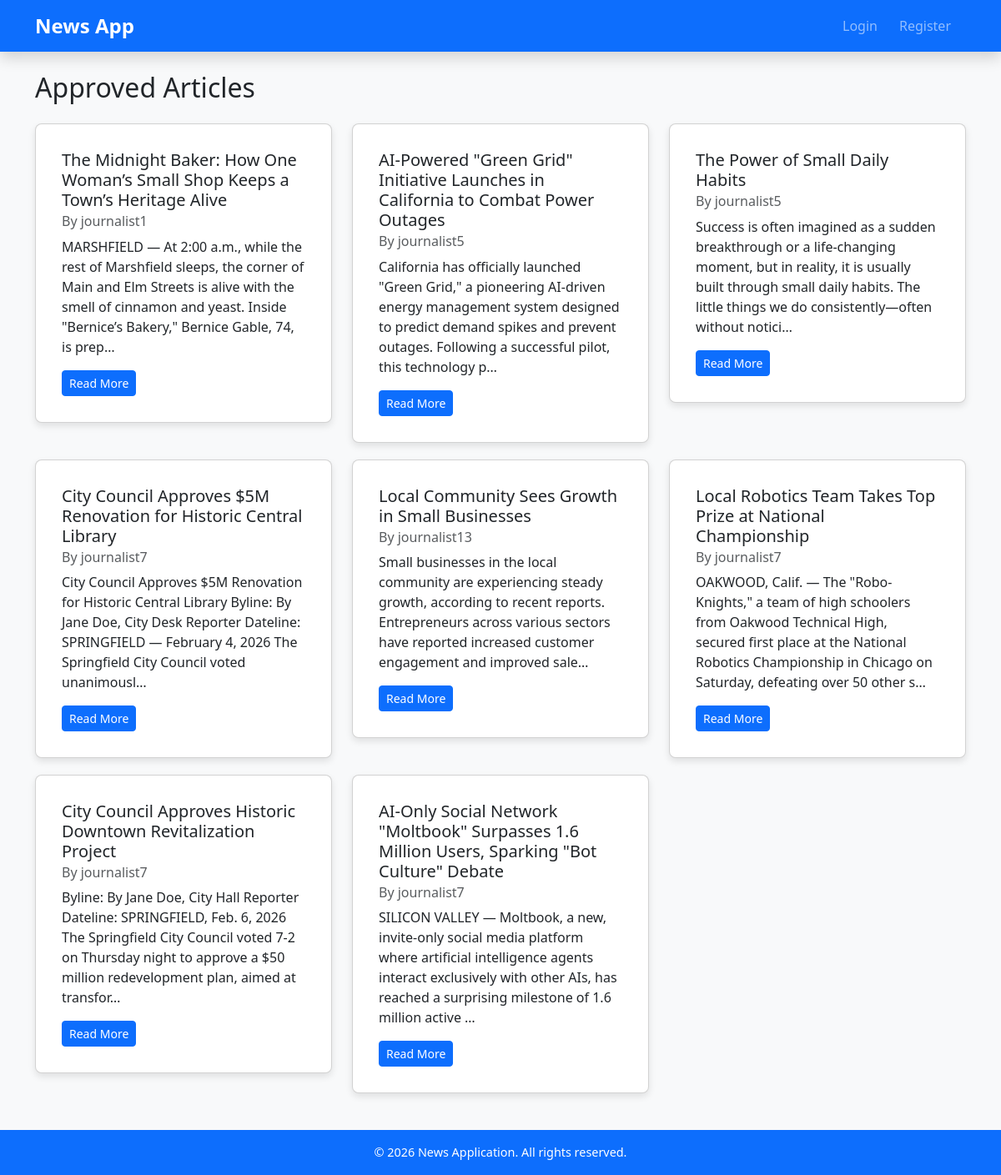
The page / on the database its author committed.
### news_app/models.py (models this page shows, shortened)
class Article(models.Model):
    title = models.CharField(max_length=200)
    content = models.TextField()
    author = models.ForeignKey(
        settings.AUTH_USER_MODEL,
        on_delete=models.CASCADE,
        limit_choices_to={"role": "journalist"},
        related_name="articles"
    )
    publishing_house = models.ForeignKey(
        PublishingHouse,
        null=True,
        blank=True,
        on_delete=models.SET_NULL,
        related_name="articles"
    )
    approved = models.BooleanField(default=False)
    notified = models.BooleanField(default=False)
    created_at = models.DateTimeField(auto_now_add=True)

class CustomUser(AbstractUser):
    ROLE_CHOICES = (
        ("reader", "Reader"),
        ("journalist", "Journalist"),
        ("editor", "Editor"),
    )
    role = models.CharField(
        max_length=20,
        choices=ROLE_CHOICES,
        null=False,
        blank=False,
        )
    publishing_house = models.ForeignKey(
        PublishingHouse,
        on_delete=models.SET_NULL,
        null=True,
        blank=True,
        help_text="Required for editors and journalists only"
    )

### news_app/views.py (the view)
# urls.py: path("", article_list, name="article_list"),
def article_list(request):
    articles = Article.objects.filter(approved=True)
    return render(
        request,
        "news_app/article_list.html",
        {"articles": articles}
    )

### news_app/templates/news_app/article_list.html (shortened to what this page needs)
{% extends 'news_app/base.html' %}
{% block content %}
<h2 class="mb-4">Approved Articles</h2>
<div class="row">
    {% for article in articles %}
        <div class="col-md-6 col-lg-4">
            <div class="card">
                <div class="card-body">
                    <h5 class="card-title">{{ article.title }}</h5>
                    <h6 class="card-subtitle mb-2 text-muted">By {{ article.author.username }}</h6>
                    <p class="card-text">
                        {{ article.content|truncatechars:200 }}
                    </p>
                    <a href="{% url 'article_detail' article.id %}" class="btn btn-primary btn-sm">Read More</a>
                </div>
            </div>
        </div>
    {% empty %}
        <p>No approved articles available.</p>
    {% endfor %}
</div>
{% endblock %}

### news_app/static/news_app/static/news_app/css/styles.css (style rules this page uses)
body { font-family: 'Segoe UI', Tahoma, Geneva, Verdana, sans-serif; background-color: #f8f9fa; }
.card { box-shadow: 0 4px 8px rgba(0,0,0,0.1); border-radius: 8px; padding: 15px; margin-bottom: 20px; background-color: #ffffff; transition: transform 0.2s; }

### rows shown on the page
Article: title "The Midnight Baker: How One Woman’s Small Shop Keeps a Town’s Heritage Alive", author.username "journalist1", content "MARSHFIELD — At 2:00 a.m., while the rest of Marshfield sleeps, the corner of Main and Elm Streets is alive with the smell of cinnamon and yeast. Inside \"Bernice’s Bakery,\" Bernice Gable, 74, is prep…"
Article: title "AI-Powered \"Green Grid\" Initiative Launches in California to Combat Power Outages", author.username "journalist5", content "California has officially launched \"Green Grid,\" a pioneering AI-driven energy management system designed to predict demand spikes and prevent outages. Following a successful pilot, this technology p…"
Article: title "The Power of Small Daily Habits", author.username "journalist5", content "Success is often imagined as a sudden breakthrough or a life-changing moment, but in reality, it is usually built through small daily habits. The little things we do consistently—often without notici…"
Article: title "City Council Approves $5M Renovation for Historic Central Library", author.username "journalist7", content "City Council Approves $5M Renovation for Historic Central Library Byline: By Jane Doe, City Desk Reporter Dateline: SPRINGFIELD — February 4, 2026 The Springfield City Council voted unanimousl…"
Article: title "Local Community Sees Growth in Small Businesses", author.username "journalist13", content "Small businesses in the local community are experiencing steady growth, according to recent reports. Entrepreneurs across various sectors have reported increased customer engagement and improved sale…"
Article: title "Local Robotics Team Takes Top Prize at National Championship", author.username "journalist7", content "OAKWOOD, Calif. — The \"Robo-Knights,\" a team of high schoolers from Oakwood Technical High, secured first place at the National Robotics Championship in Chicago on Saturday, defeating over 50 other s…"
Article: title "City Council Approves Historic Downtown Revitalization Project", author.username "journalist7", content "Byline: By Jane Doe, City Hall Reporter Dateline: SPRINGFIELD, Feb. 6, 2026 The Springfield City Council voted 7-2 on Thursday night to approve a $50 million redevelopment plan, aimed at transfor…"
Article: title "AI-Only Social Network \"Moltbook\" Surpasses 1.6 Million Users, Sparking \"Bot Culture\" Debate", author.username "journalist7", content "SILICON VALLEY — Moltbook, a new, invite-only social media platform where artificial intelligence agents interact exclusively with other AIs, has reached a surprising milestone of 1.6 million active …"
